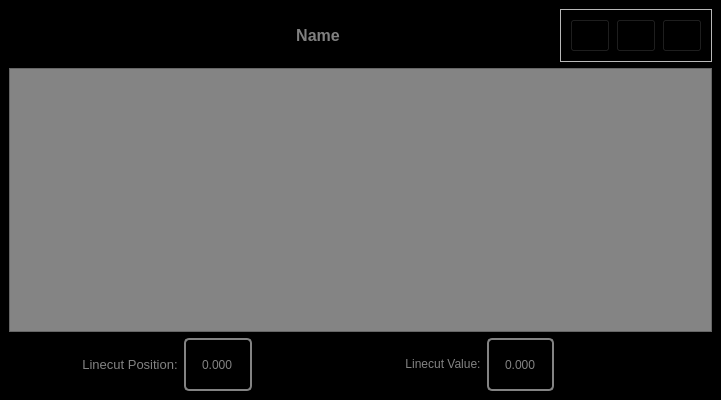
<?xml version="1.0" encoding="UTF-8"?>
<ui version="4.0">
 <class>MainWindow</class>
 <widget class="QMainWindow" name="MainWindow">
  <property name="geometry">
   <rect>
    <x>0</x>
    <y>0</y>
    <width>721</width>
    <height>400</height>
   </rect>
  </property>
  <property name="windowTitle">
   <string>Plot 1D</string>
  </property>
  <property name="windowIcon">
   <iconset resource="../../Resources/nSOTScannerResources.qrc">
    <normaloff>:/nSOTScanner/Pictures/jj_schema.svg</normaloff>:/nSOTScanner/Pictures/jj_schema.svg</iconset>
  </property>
  <widget class="QWidget" name="centralwidget">
   <property name="styleSheet">
    <string notr="true">#centralwidget
{
background-color: rgb(0, 0, 0);
}</string>
   </property>
   <layout class="QGridLayout" name="gridLayout" rowstretch="1,5,1" columnstretch="1,1,1,1,1,1,1,1">
    <item row="2" column="2">
     <widget class="QLineEdit" name="lineEdit_LinecutPosition">
      <property name="sizePolicy">
       <sizepolicy hsizetype="Preferred" vsizetype="Preferred">
        <horstretch>0</horstretch>
        <verstretch>0</verstretch>
       </sizepolicy>
      </property>
      <property name="maximumSize">
       <size>
        <width>16777215</width>
        <height>16777215</height>
       </size>
      </property>
      <property name="styleSheet">
       <string notr="true">

QLineEdit#lineEdit_LinecutPosition{
color: rgb(131,131,131);
background-color:rgb(0,0,0);
border: 2px solid  rgb(131,131,131);
border-radius: 5px
}</string>
      </property>
      <property name="text">
       <string>0.000</string>
      </property>
      <property name="alignment">
       <set>Qt::AlignCenter</set>
      </property>
     </widget>
    </item>
    <item row="2" column="6">
     <widget class="QLineEdit" name="lineEdit_LinecutValue">
      <property name="sizePolicy">
       <sizepolicy hsizetype="Expanding" vsizetype="Preferred">
        <horstretch>0</horstretch>
        <verstretch>0</verstretch>
       </sizepolicy>
      </property>
      <property name="styleSheet">
       <string notr="true">

QLineEdit#lineEdit_LinecutValue{
color: rgb(131,131,131);
background-color:rgb(0,0,0);
border: 2px solid  rgb(131,131,131);
border-radius: 5px
}</string>
      </property>
      <property name="text">
       <string>0.000</string>
      </property>
      <property name="alignment">
       <set>Qt::AlignCenter</set>
      </property>
      <property name="readOnly">
       <bool>true</bool>
      </property>
     </widget>
    </item>
    <item row="0" column="7">
     <widget class="QFrame" name="frame_Buttons">
      <property name="frameShape">
       <enum>QFrame::StyledPanel</enum>
      </property>
      <property name="frameShadow">
       <enum>QFrame::Raised</enum>
      </property>
      <layout class="QGridLayout" name="gridLayout_2">
       <item row="0" column="1">
        <widget class="QPushButton" name="pushButton_ShowLinecut">
         <property name="sizePolicy">
          <sizepolicy hsizetype="Preferred" vsizetype="Preferred">
           <horstretch>0</horstretch>
           <verstretch>0</verstretch>
          </sizepolicy>
         </property>
         <property name="toolTip">
          <string>Show linecut</string>
         </property>
         <property name="styleSheet">
          <string notr="true">QPushButton:disabled#pushButton_ShowLinecut {image:url(:/nSOTScanner/Pictures/lock.png)}

#pushButton_ShowLinecut{
image:url(:/nSOTScanner/Pictures/Show.png);
background: black;
}

QPushButton:pressed#pushButton_ShowLinecut{
image:url(:/nSOTScanner/Pictures/Show.png);
background: black;
border: 2px rgb(131,131,131);
border-radius: 5px
}</string>
         </property>
         <property name="text">
          <string/>
         </property>
        </widget>
       </item>
       <item row="0" column="2">
        <widget class="QPushButton" name="pushButton_SaveMatlab">
         <property name="sizePolicy">
          <sizepolicy hsizetype="Preferred" vsizetype="Preferred">
           <horstretch>0</horstretch>
           <verstretch>0</verstretch>
          </sizepolicy>
         </property>
         <property name="minimumSize">
          <size>
           <width>0</width>
           <height>0</height>
          </size>
         </property>
         <property name="toolTip">
          <string>&lt;html&gt;&lt;head/&gt;&lt;body&gt;&lt;p&gt;Save data in mat file.&lt;/p&gt;&lt;/body&gt;&lt;/html&gt;</string>
         </property>
         <property name="styleSheet">
          <string notr="true">QPushButton:disabled#pushButton_SaveMatlab {image:url(:/nSOTScanner/Pictures/lock.png)}

#pushButton_SaveMatlab{
image:url(:/nSOTScanner/Pictures/save.png);
background: black;
}

QPushButton:pressed#pushButton_SaveMatlab{
image:url(:/nSOTScanner/Pictures/save.png);
background: black;
border: 2px rgb(131,131,131);
border-radius: 5px
}</string>
         </property>
         <property name="text">
          <string/>
         </property>
        </widget>
       </item>
       <item row="0" column="0">
        <widget class="QPushButton" name="pushButton_Switch">
         <property name="sizePolicy">
          <sizepolicy hsizetype="Preferred" vsizetype="Preferred">
           <horstretch>0</horstretch>
           <verstretch>0</verstretch>
          </sizepolicy>
         </property>
         <property name="toolTip">
          <string>&lt;html&gt;&lt;head/&gt;&lt;body&gt;&lt;p&gt;Switch sensitivity and noise&lt;/p&gt;&lt;/body&gt;&lt;/html&gt;</string>
         </property>
         <property name="styleSheet">
          <string notr="true">QPushButton:disabled#pushButton_Switch {image:url(:/nSOTScanner/Pictures/lock.png)}

#pushButton_Switch{
image:url(:/nSOTScanner/Pictures/Switch.png);
background: black;
}

QPushButton:pressed#pushButton_Switch{
image:url(:/nSOTScanner/Pictures/Switch.png);
background: black;
border: 2px rgb(131,131,131);
border-radius: 5px
}</string>
         </property>
         <property name="text">
          <string/>
         </property>
        </widget>
       </item>
      </layout>
     </widget>
    </item>
    <item row="2" column="1">
     <widget class="QLabel" name="label_linecutPosition">
      <property name="styleSheet">
       <string notr="true"/>
      </property>
      <property name="text">
       <string>&lt;html&gt;&lt;head/&gt;&lt;body&gt;&lt;p&gt;&lt;span style=&quot; font-size:10pt; color:#838383;&quot;&gt;Linecut Position:&lt;/span&gt;&lt;/p&gt;&lt;/body&gt;&lt;/html&gt;</string>
      </property>
      <property name="alignment">
       <set>Qt::AlignCenter</set>
      </property>
     </widget>
    </item>
    <item row="2" column="7">
     <spacer name="horizontalSpacer_2">
      <property name="orientation">
       <enum>Qt::Horizontal</enum>
      </property>
      <property name="sizeHint" stdset="0">
       <size>
        <width>114</width>
        <height>20</height>
       </size>
      </property>
     </spacer>
    </item>
    <item row="2" column="4">
     <spacer name="horizontalSpacer_3">
      <property name="orientation">
       <enum>Qt::Horizontal</enum>
      </property>
      <property name="sizeHint" stdset="0">
       <size>
        <width>114</width>
        <height>20</height>
       </size>
      </property>
     </spacer>
    </item>
    <item row="2" column="3">
     <spacer name="horizontalSpacer">
      <property name="orientation">
       <enum>Qt::Horizontal</enum>
      </property>
      <property name="sizeHint" stdset="0">
       <size>
        <width>113</width>
        <height>20</height>
       </size>
      </property>
     </spacer>
    </item>
    <item row="2" column="0">
     <spacer name="horizontalSpacer_4">
      <property name="orientation">
       <enum>Qt::Horizontal</enum>
      </property>
      <property name="sizeHint" stdset="0">
       <size>
        <width>114</width>
        <height>20</height>
       </size>
      </property>
     </spacer>
    </item>
    <item row="1" column="0" colspan="8">
     <layout class="QGridLayout" name="layout_mainPlot">
      <item row="1" column="0">
       <widget class="QFrame" name="frame_Plot">
        <property name="styleSheet">
         <string notr="true">background-color: rgb(132, 132, 132);</string>
        </property>
        <property name="frameShape">
         <enum>QFrame::StyledPanel</enum>
        </property>
        <property name="frameShadow">
         <enum>QFrame::Raised</enum>
        </property>
       </widget>
      </item>
     </layout>
    </item>
    <item row="0" column="1" colspan="6">
     <widget class="QLabel" name="label_name">
      <property name="font">
       <font>
        <pointsize>12</pointsize>
        <weight>75</weight>
        <bold>true</bold>
       </font>
      </property>
      <property name="styleSheet">
       <string notr="true">color:grey</string>
      </property>
      <property name="text">
       <string>Name</string>
      </property>
      <property name="alignment">
       <set>Qt::AlignCenter</set>
      </property>
     </widget>
    </item>
    <item row="2" column="5">
     <widget class="QLabel" name="label_linecutValue">
      <property name="text">
       <string>&lt;html&gt;&lt;head/&gt;&lt;body&gt;&lt;p&gt;&lt;span style=&quot; color:#838383;&quot;&gt;Linecut Value:&lt;/span&gt;&lt;/p&gt;&lt;/body&gt;&lt;/html&gt;</string>
      </property>
      <property name="alignment">
       <set>Qt::AlignCenter</set>
      </property>
     </widget>
    </item>
   </layout>
  </widget>
 </widget>
 <resources>
  <include location="../../Resources/nSOTScannerResources.qrc"/>
 </resources>
 <connections/>
</ui>
